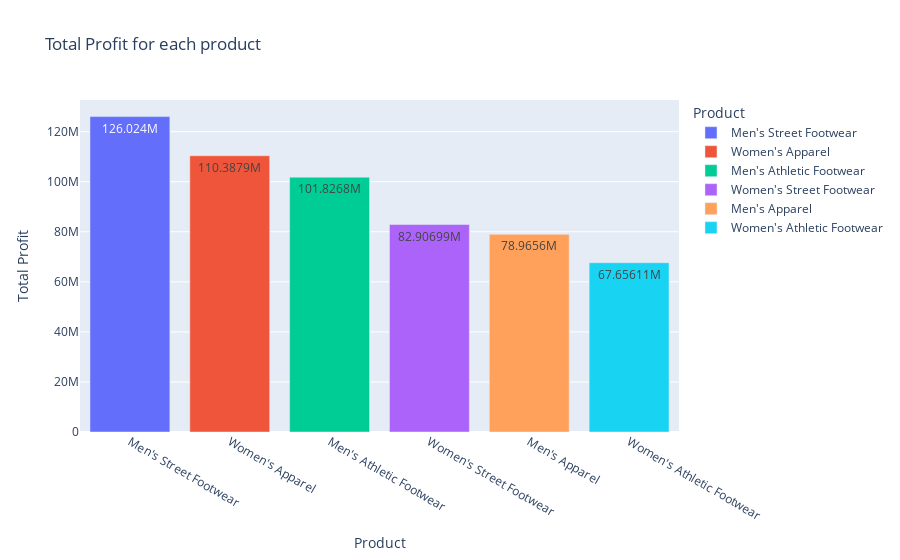

The cell this chart's notebook holds for it:
### Code cell
#1.2 Here we are using the 'group by' function to group each product (category) with the total (sum) sales that the product has made.
sum_sales_per_product = df.groupby('Product')[['Total Sales', 'Total Profit']].sum().reset_index()

sum_sales_per_product = sum_sales_per_product.sort_values(by='Total Sales', ascending=False)

fig = px.bar(sum_sales_per_product, x="Product", y="Total Profit", color="Product", text_auto=True, 
             title="Total Profit for each product")

fig.show()

### Figure 1 — Plotly figure (JSON) as saved in the notebook; plotly's stock layout.template omitted (floating-point values rounded to 4 significant figures)
{"data": [{"alignmentgroup": "True", "hovertemplate": "Product=%{x}<br>Total Profit=%{y}<extra></extra>", "legendgroup": "Men's Street Footwear", "marker": {"color": "#636efa", "pattern": {"shape": ""}}, "name": "Men's Street Footwear", "offsetgroup": "Men's Street Footwear", "orientation": "v", "showlegend": true, "textposition": "auto", "texttemplate": "%{y}", "type": "bar", "x": ["Men's Street Footwear"], "xaxis": "x", "y": [126000000.0], "yaxis": "y"}, {"alignmentgroup": "True", "hovertemplate": "Product=%{x}<br>Total Profit=%{y}<extra></extra>", "legendgroup": "Women's Apparel", "marker": {"color": "#EF553B", "pattern": {"shape": ""}}, "name": "Women's Apparel", "offsetgroup": "Women's Apparel", "orientation": "v", "showlegend": true, "textposition": "auto", "texttemplate": "%{y}", "type": "bar", "x": ["Women's Apparel"], "xaxis": "x", "y": [110400000.0], "yaxis": "y"}, {"alignmentgroup": "True", "hovertemplate": "Product=%{x}<br>Total Profit=%{y}<extra></extra>", "legendgroup": "Men's Athletic Footwear", "marker": {"color": "#00cc96", "pattern": {"shape": ""}}, "name": "Men's Athletic Footwear", "offsetgroup": "Men's Athletic Footwear", "orientation": "v", "showlegend": true, "textposition": "auto", "texttemplate": "%{y}", "type": "bar", "x": ["Men's Athletic Footwear"], "xaxis": "x", "y": [101800000.0], "yaxis": "y"}, {"alignmentgroup": "True", "hovertemplate": "Product=%{x}<br>Total Profit=%{y}<extra></extra>", "legendgroup": "Women's Street Footwear", "marker": {"color": "#ab63fa", "pattern": {"shape": ""}}, "name": "Women's Street Footwear", "offsetgroup": "Women's Street Footwear", "orientation": "v", "showlegend": true, "textposition": "auto", "texttemplate": "%{y}", "type": "bar", "x": ["Women's Street Footwear"], "xaxis": "x", "y": [82910000.0], "yaxis": "y"}, {"alignmentgroup": "True", "hovertemplate": "Product=%{x}<br>Total Profit=%{y}<extra></extra>", "legendgroup": "Men's Apparel", "marker": {"color": "#FFA15A", "pattern": {"shape": ""}}, "name": "Men's Apparel", "offsetgroup": "Men's Apparel", "orientation": "v", "showlegend": true, "textposition": "auto", "texttemplate": "%{y}", "type": "bar", "x": ["Men's Apparel"], "xaxis": "x", "y": [78970000.0], "yaxis": "y"}, {"alignmentgroup": "True", "hovertemplate": "Product=%{x}<br>Total Profit=%{y}<extra></extra>", "legendgroup": "Women's Athletic Footwear", "marker": {"color": "#19d3f3", "pattern": {"shape": ""}}, "name": "Women's Athletic Footwear", "offsetgroup": "Women's Athletic Footwear", "orientation": "v", "showlegend": true, "textposition": "auto", "texttemplate": "%{y}", "type": "bar", "x": ["Women's Athletic Footwear"], "xaxis": "x", "y": [67660000.0], "yaxis": "y"}], "layout": {"barmode": "relative", "legend": {"title": {"text": "Product"}, "tracegroupgap": 0}, "title": {"text": "Total Profit for each product"}, "xaxis": {"anchor": "y", "categoryarray": ["Men's Street Footwear", "Women's Apparel", "Men's Athletic Footwear", "Women's Street Footwear", "Men's Apparel", "Women's Athletic Footwear"], "categoryorder": "array", "domain": [0, 1], "title": {"text": "Product"}}, "yaxis": {"anchor": "x", "domain": [0, 1], "title": {"text": "Total Profit"}}}}
